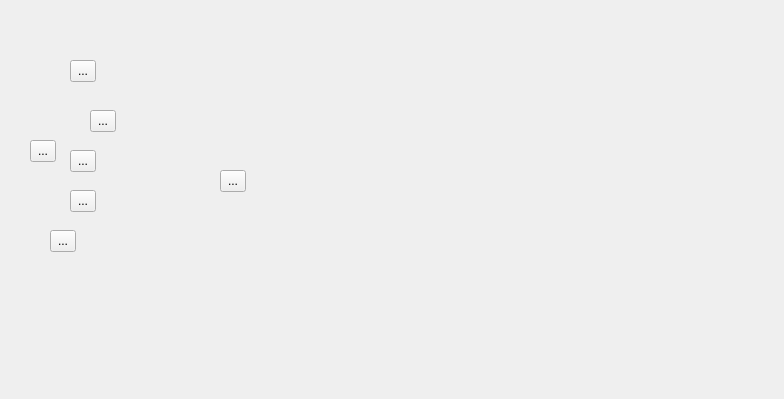
<?xml version="1.0" encoding="UTF-8"?>
<ui version="4.0">
 <class>MyWidgetDetailOfConstellations</class>
 <widget class="QWidget" name="MyWidgetDetailOfConstellations">
  <property name="geometry">
   <rect>
    <x>0</x>
    <y>0</y>
    <width>784</width>
    <height>399</height>
   </rect>
  </property>
  <property name="windowTitle">
   <string/>
  </property>
  <property name="styleSheet">
   <string notr="true"/>
  </property>
  <widget class="QLabel" name="label">
   <property name="geometry">
    <rect>
     <x>0</x>
     <y>0</y>
     <width>784</width>
     <height>399</height>
    </rect>
   </property>
   <property name="text">
    <string/>
   </property>
   <property name="pixmap">
    <pixmap>images/constellations.png</pixmap>
   </property>
   <property name="scaledContents">
    <bool>true</bool>
   </property>
  </widget>
  <widget class="QToolButton" name="toolButton">
   <property name="geometry">
    <rect>
     <x>220</x>
     <y>170</y>
     <width>26</width>
     <height>22</height>
    </rect>
   </property>
   <property name="text">
    <string>...</string>
   </property>
  </widget>
  <widget class="QToolButton" name="toolButton_2">
   <property name="geometry">
    <rect>
     <x>50</x>
     <y>230</y>
     <width>26</width>
     <height>22</height>
    </rect>
   </property>
   <property name="text">
    <string>...</string>
   </property>
  </widget>
  <widget class="QToolButton" name="toolButton_3">
   <property name="geometry">
    <rect>
     <x>70</x>
     <y>190</y>
     <width>26</width>
     <height>22</height>
    </rect>
   </property>
   <property name="text">
    <string>...</string>
   </property>
  </widget>
  <widget class="QToolButton" name="toolButton_4">
   <property name="geometry">
    <rect>
     <x>70</x>
     <y>150</y>
     <width>26</width>
     <height>22</height>
    </rect>
   </property>
   <property name="text">
    <string>...</string>
   </property>
  </widget>
  <widget class="QToolButton" name="toolButton_5">
   <property name="geometry">
    <rect>
     <x>90</x>
     <y>110</y>
     <width>26</width>
     <height>22</height>
    </rect>
   </property>
   <property name="text">
    <string>...</string>
   </property>
  </widget>
  <widget class="QToolButton" name="toolButton_6">
   <property name="geometry">
    <rect>
     <x>70</x>
     <y>60</y>
     <width>26</width>
     <height>22</height>
    </rect>
   </property>
   <property name="text">
    <string>...</string>
   </property>
  </widget>
  <widget class="QToolButton" name="toolButton_7">
   <property name="geometry">
    <rect>
     <x>30</x>
     <y>140</y>
     <width>26</width>
     <height>22</height>
    </rect>
   </property>
   <property name="text">
    <string>...</string>
   </property>
  </widget>
 </widget>
 <resources/>
 <connections/>
</ui>
